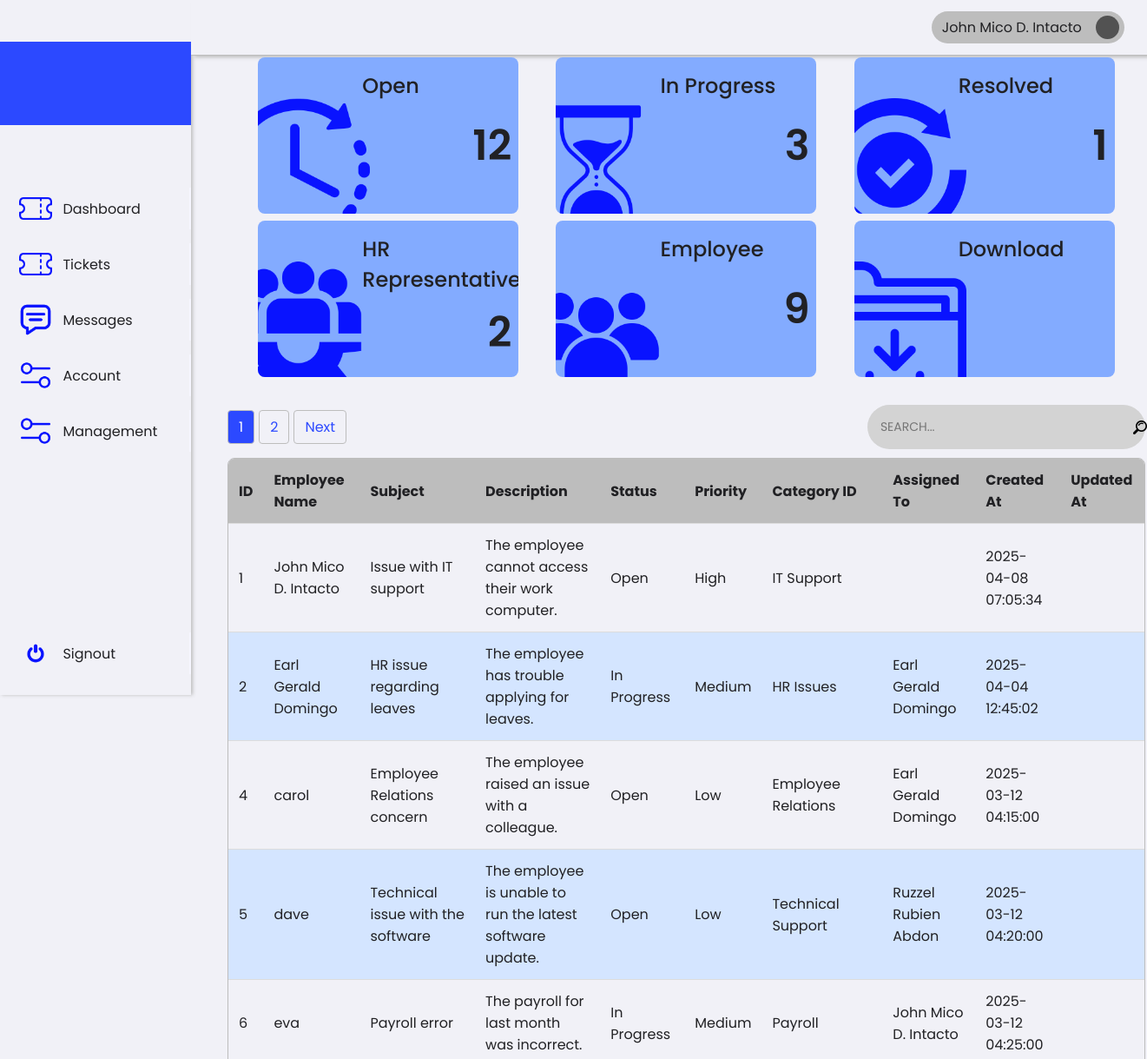
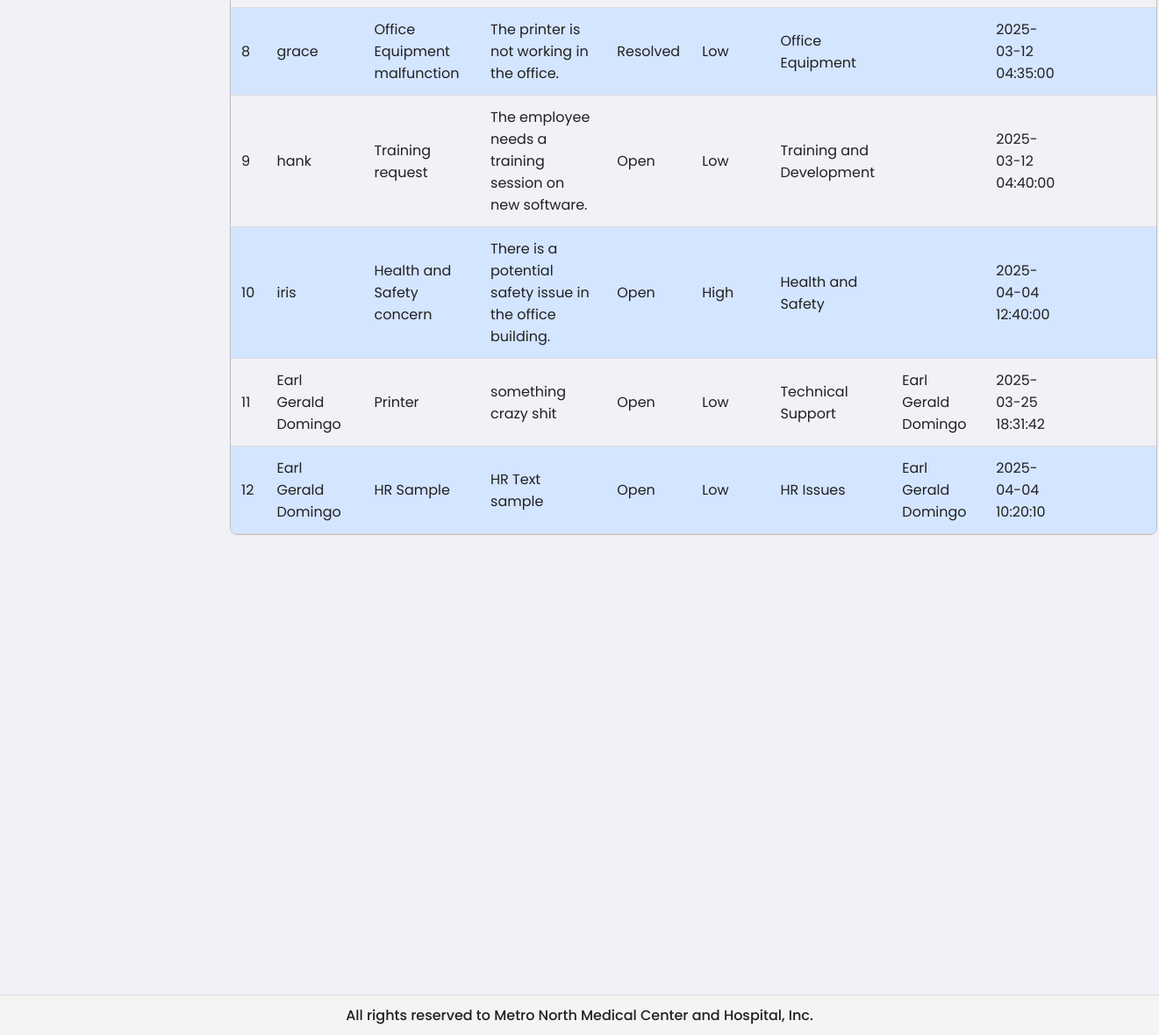
/1/hrAdmin/dashboard.php (signed in), run on the app's committed database (2 pictures, top to bottom).
### tables this page shows
CREATE TABLE `tickets` (
  `id` int(11) NOT NULL,
  `employee_id` int(11) NOT NULL,
  `subject` varchar(255) NOT NULL,
  `description` text NOT NULL,
  `status` enum('Open','In Progress','Resolved','Closed') DEFAULT 'Open',
  `priority` enum('Low','Medium','High') DEFAULT 'Low',
  `category_id` int(11) NOT NULL,
  `assigned_to` int(11) DEFAULT NULL,
  `created_at` timestamp NOT NULL DEFAULT current_timestamp(),
  `updated_at` timestamp NULL DEFAULT NULL
);

CREATE TABLE `users` (
  `id` int(11) NOT NULL,
  `name` varchar(255) NOT NULL,
  `email` varchar(255) NOT NULL,
  `password` varchar(255) NOT NULL,
  `role` enum('Employee','HR','Admin','Disable') NOT NULL,
  `department` varchar(255) DEFAULT NULL,
  `created_at` timestamp NOT NULL DEFAULT current_timestamp()
);

CREATE TABLE `categories` (
  `id` int(11) NOT NULL,
  `name` varchar(255) NOT NULL
);

### 0/includes/platesCount.php (called while the page is built, shortened)
<?php
try {
    require '../../0/includes/db.php';
    $statusCounts = [
        'Open' => 0,
        'In Progress' => 0,
        'Resolved' => 0
    ];
    $roleCounts = [
        'HR' => 0,
        'Employee' => 0
    ];
    $sql = "SELECT status, COUNT(*) AS count FROM tickets WHERE status IN ('Open', 'In Progress', 'Resolved') GROUP BY status";
    $stmt = $pdo->query($sql);
    $results = $stmt->fetchAll(PDO::FETCH_ASSOC);
    foreach ($results as $row) {
        $statusCounts[$row['status']] = $row['count'];
    }
    $sqlUsers = "SELECT role, COUNT(*) AS count FROM users WHERE role IN ('HR', 'Employee') GROUP BY role";
    $stmtUsers = $pdo->query($sqlUsers);
    $resultsUsers = $stmtUsers->fetchAll(PDO::FETCH_ASSOC);
    foreach ($resultsUsers as $row) {
        $roleCounts[$row['role']] = $row['count'];
    }
} catch (PDOException $e) {
    die("Database connection failed: " . $e->getMessage());
}
?>

### 0/includes/adminTableQuery.php (called while the page is built, shortened)
<?php
try {
    require '../../0/includes/db.php';
    require 'platesCount.php';
    $limit = 10;
    $page = isset($_GET['page']) && is_numeric($_GET['page']) ? (int)$_GET['page'] : 1;
    $offset = ($page - 1) * $limit;
    $countSql = "SELECT COUNT(*) FROM tickets";
    $stmt = $pdo->query($countSql);
    $totalRecords = $stmt->fetchColumn();
    $totalPages = ceil($totalRecords / $limit);
    $sql = "SELECT
                t.id,
                e.name AS employee_name,
                t.subject,
                t.description,
                t.status,
                t.priority,
                c.name AS category_name,
                a.name AS assigned_to_name,
                t.created_at,
                t.updated_at
            FROM tickets t
            LEFT JOIN users e ON t.employee_id = e.id
            LEFT JOIN users a ON t.assigned_to = a.id
            LEFT JOIN categories c ON t.category_id = c.id
            LIMIT :limit OFFSET :offset";
    $stmt = $pdo->prepare($sql);
    $stmt->bindParam(':limit', $limit, PDO::PARAM_INT);
    $stmt->bindParam(':offset', $offset, PDO::PARAM_INT);
    $stmt->execute();
    $tickets = $stmt->fetchAll(PDO::FETCH_ASSOC);
} catch (PDOException $e) {
    die("Database connection failed: " . $e->getMessage());
}

### 1/hrAdmin/dashboard.php (the view, shortened to what this page needs)
<?php
require_once '../../0/includes/employeeTicket.php';
require_once '../../0/includes/adminTableQuery.php';
?>
<!DOCTYPE html>
<html lang="en">
<head>
    <link rel="stylesheet" href="../../assets/css/framework.css">
    <link rel="stylesheet" href="../../assets/css/dashboard.css">
</head>
<body>
    <div class="container">
        <div class="sideNav">
            <div class="sideNavLogo img-cover"></div>
            <div class="navBtn">
                <div class="navBtnIcon img-contain" style="background-image: url(../../assets/images/icons/ticket.png);"></div>
                <a href="dashboard.php">Dashboard</a>
            </div>
            <div class="navBtn">
                <div class="navBtnIcon img-contain" style="background-image: url(../../assets/images/icons/ticket.png);"></div>
                <a href="ticket.php">Tickets</a>
            </div>
            <div class="navBtn">
                <div class="navBtnIcon img-contain" style="background-image: url(../../assets/images/icons/chat.png);"></div>
                <a href="message.php">Messages</a>
            </div>
            <div class="navBtn">
                <div class="navBtnIcon img-contain" style="background-image: url(../../assets/images/icons/settings.png);"></div>
                <a href="account.php">Account</a>
            </div>
            <div class="navBtn">
                <div class="navBtnIcon img-contain" style="background-image: url(../../assets/images/icons/settings.png);"></div>
                <a href="management.php">Management</a>
            </div>
            <div class="navBtn">
                <div class="navBtnIcon img-contain" style="background-image: url(../../assets/images/icons/switch.png);"></div>
                <a href="../../0/includes/signout.php">Signout</a>
            </div>
        </div>
        <d class="content">
            <div class="topNav">
                <div class="account">
                    <div class="accountName">John Doe</div>
                    <div class="accountIcon img-contain"></div>
                </div>
            </div>
            <div class="row plateRow">
                <div class="col plate" id="plate1">
                    <div class="plateIcon" style="background-image: url(../../assets/images/icons/time-left.png);"></div>
                    <div class="plateContent">
                        <div class="plateTitle">Open</div>
                        <div class="plateValue"><?= htmlspecialchars($statusCounts['Open']) ?></div>
                    </div>
                </div>
                <div class="col plate" id="plate2">
                    <div class="plateIcon" style="background-image: url(../../assets/images/icons/hourglass.png);"></div>
                    <div class="plateContent">
                        <div class="plateTitle">In Progress</div>
                        <div class="plateValue"><?= htmlspecialchars($statusCounts['In Progress']) ?></div>
                    </div>
                </div>
                <div class="col plate" id="plate3">
                    <div class="plateIcon" style="background-image: url(../../assets/images/icons/ethics.png);"></div>
                    <div class="plateContent">
                        <div class="plateTitle">Resolved</div>
                        <div class="plateValue"><?= htmlspecialchars($statusCounts['Resolved']) ?></div>
                    </div>
                </div>
                <div class="col plate" id="plate4">
                    <div class="plateIcon" style="background-image: url(../../assets/images/icons/team.png);"></div>
                    <div class="plateContent">
                        <div class="plateTitle">HR Representative</div>
                        <div class="plateValue"><?= htmlspecialchars($roleCounts['HR']) ?></div>
                    </div>
                </div>
                <div class="col plate" id="plate5">
                    <div class="plateIcon" style="background-image: url(../../assets/images/icons/groups.png);"></div>
                    <div class="plateContent">
                        <div class="plateTitle">Employee</div>
                        <div class="plateValue "><?= htmlspecialchars($roleCounts['Employee']) ?></div>
                    </div>
                </div>
                <div class="col plate" id="plate6">
                    <div class="plateIcon" style="background-image: url(../../assets/images/icons/folder.png);"></div>
                    <div class="plateContent">
                        <div class="plateTitle">Download</div>
                        <div class="plateValue"></div>
                    </div>
                </div>
            </div>
            <div class="pagination-wrapper">
                <div class="pagination">
                    <?php for ($i = 1; $i <= $totalPages; $i++): ?>
                        <a href="?page=<?= $i ?>" class="<?= $i == $page ? 'active' : '' ?>"><?= $i ?></a>
                    <?php endfor; ?>
                    <?php if ($page < $totalPages): ?>
                        <a href="?page=<?= $page + 1 ?>" class="next">Next</a>
                    <?php endif; ?>
                </div>
                <div class="search-container">
                    <input type="text" placeholder="SEARCH..." class="search-input">
                    <div class="search-icon">
                        <img src="../../assets/images/icons/search.png" alt="Search">
                    </div>
                </div>
            </div>
            <div class="tableContainer" id="tableContainerUserID">
                <table>
                    <thead>
                        <tr>
                            <th>ID <i class="fas fa-sort"></i></th>
                            <th>Employee Name <i class="fas fa-sort"></i></th>
                            <th>Subject <i class="fas fa-sort"></i></th>
                            <th>Description <i class="fas fa-sort"></i></th>
                            <th>Status <i class="fas fa-sort"></i></th>
                            <th>Priority <i class="fas fa-sort"></i></th>
                            <th>Category ID <i class="fas fa-sort"></i></th>
                            <th>Assigned To <i class="fas fa-sort"></i></th>
                            <th>Created At <i class="fas fa-sort"></i></th>
                            <th>Updated At <i class="fas fa-sort"></i></th>
                        </tr>
                    </thead>
                    <tbody>
                        <?php if (!empty($tickets)): ?>
                            <?php foreach ($tickets as $ticket): ?>
                                <tr>
                                    <td><?= htmlspecialchars($ticket['id']) ?></td>
                                    <td><?= htmlspecialchars($ticket['employee_name']) ?></td>
                                    <td><?= htmlspecialchars($ticket['subject']) ?></td>
                                    <td><?= htmlspecialchars($ticket['description']) ?></td>
                                    <td><?= htmlspecialchars($ticket['status']) ?></td>
                                    <td><?= htmlspecialchars($ticket['priority']) ?></td>
                                    <td><?= htmlspecialchars($ticket['category_name']) ?></td>
                                    <td><?= htmlspecialchars($ticket['assigned_to_name']) ?></td>
                                    <td><?= htmlspecialchars($ticket['created_at']) ?></td>
                                    <td><?= htmlspecialchars($ticket['updated_at']) ?></td>
                                </tr>
                            <?php endforeach; ?>
                        <?php else: ?>
                            <tr>
                                <td colspan="10" style="text-align: center;">No tickets found</td>
                            </tr>
                        <?php endif; ?>
                    </tbody>
                </table>
            </div>
            <br><br><br><br>
            <div class="chart-container">
                <div id="chartContainer" style="height: 370px; width: 100%;"></div>
                <br><br><br><br>
            </div>
    </div>
    <footer class="footer-messages">
        <p>All rights reserved to Metro North Medical Center and Hospital, Inc.</p>
    </footer>
</body>
</html>

### assets/css/framework.css (style rules this page uses)
:root { --white: #f6f6ff; --neutral-100: #f1f1f7; --neutral-200: #dcdcdc; --neutral-300: #bdbdbd; --neutral-400: #989898; --neutral-500: #7c7c7c; --neutral-600: #656565; --neutral-700: #525252; --neutral-800: #464646; --neutral-900: #3d3d3d; --neutral-950: #292929; --black: #212124; --primary-50: #e7f2ff; --primary-100: #d4e5ff; --primary-200: #b2cdff; --primary-300: #83abff; --primary-400: #537aff; --primary-500: #2c49ff; --primary-600: #0913ff; --primary-700: #0008ff; --primary-800: #040ecf; --primary-900: #0c158a; --primary-950: #080b5e; --secondary-50: #fefaec; --secondary-100: #fbf1ca; --secondary-200: #f8e38f; --secondary-300: #f3cb45; --secondary-400: #f1bc2e; --secondary-500: #ea9c16; --secondary-600: #cf7710; --secondary-700: #ac5511; --secondary-800: #8c4214; --secondary-900: #733614; --secondary-950: #421b06; --danger: #c53d3d; --warning: #eebf68; --approve: #89dc79; --fast: 128ms; --normal: 256ms; --slow: 512ms; }
* { margin: 0; padding: 0;; box-sizing: border-box;; font-family: 'Poppins', sans-serif; font-size: 16px; color: var(--black); cursor: default; }
body { display: flex; flex-direction: column; background-color: var(--neutral-100); }
.col { display: flex; flex-direction: column; }
.row { display: flex; flex-direction: row; }
.container { display: flex; flex-direction: column; align-items: center; justify-content: center; }
.sideNavLogo { height: 96px; width: 100%; background-color: var(--primary-500); margin: 32px 0 64px 0; }
.sideNav { position: fixed; left: 0; top: 0; display: flex; flex-direction: column; width: 220px; height: 100vh; border-color: var(--primary-400); background-color: var(--neutral-100); box-shadow: 2px 0 4px 0 var(--neutral-300); padding: 16px 0; }
.sideNav >.navBtn:last-child { margin-top: auto; }
.navBtn { display: flex; flex-direction: row; align-items: center; height: 48px; width: 100%; border: none; margin: 8px 0; padding: 0 8px 0 22px; gap: 12px; cursor: pointer; transition: var(--fast); border-right: 2px solid var(--white); }
.navBtn > * { cursor: pointer; }
.navBtnIcon { display: flex; justify-content: center; align-items: center; height: 80%; aspect-ratio: 1/1; }
.navBtn > a { display: flex; align-items: center; text-decoration: none; color: var(--black); font-size: 16px; }
.topNav { position: fixed; top: 0; display: flex; flex-direction: row; align-items: center; justify-content: flex-end; padding: 0 clamp(4px, 2%, 36px) 0 0; height: 64px; border-bottom: 1px solid var(--neutral-300); background-color: var(--neutral-100); box-shadow: 4px 2px 4px 0 var(--neutral-300); }
.account { display: flex; flex-direction: row; align-items: center; gap: 16px; cursor: pointer; height: 60%; background-color: var(--neutral-300); padding: 4px 6px 4px 12px; border-radius: 999px; cursor: pointer; }
.account > * { cursor: pointer; }
.accountIcon { background-color: var(--neutral-700); height: 90%; aspect-ratio: 1/1; border-radius: 50%; }
.img-contain { background-size: contain; background-position: center center; background-repeat: no-repeat; }
.img-cover { background-size: cover; background-position: center center; background-repeat: no-repeat; }

### data on the page
tickets: id "1", employee.name "John Mico D. Intacto", subject "Issue with IT support", description "The employee cannot access their work computer.", status "Open", priority "High", category.name "IT Support", created_at "2025-04-08 07:05:34"
tickets: id "2", employee.name "Earl Gerald Domingo", subject "HR issue regarding leaves", description "The employee has trouble applying for leaves.", status "In Progress", priority "Medium", category.name "HR Issues", created_at "2025-04-04 12:45:02"
tickets: id "4", employee.name "carol", subject "Employee Relations concern", description "The employee raised an issue with a colleague.", status "Open", priority "Low", category.name "Employee Relations", assigned_to.name "Earl Gerald Domingo", created_at "2025-03-12 04:15:00"
tickets: id "5", employee.name "dave", subject "Technical issue with the software", description "The employee is unable to run the latest software update.", status "Open", priority "Low", category.name "Technical Support", assigned_to.name "Ruzzel Rubien Abdon", created_at "2025-03-12 04:20:00"
tickets: id "6", employee.name "eva", subject "Payroll error", description "The payroll for last month was incorrect.", status "In Progress", priority "Medium", category.name "Payroll", assigned_to.name "John Mico D. Intacto", created_at "2025-03-12 04:25:00"
tickets: id "8", employee.name "grace", subject "Office Equipment malfunction", description "The printer is not working in the office.", status "Resolved", priority "Low", category.name "Office Equipment", created_at "2025-03-12 04:35:00"
tickets: id "9", employee.name "hank", subject "Training request", description "The employee needs a training session on new software.", status "Open", priority "Low", category.name "Training and Development", created_at "2025-03-12 04:40:00"
tickets: id "10", employee.name "iris", subject "Health and Safety concern", description "There is a potential safety issue in the office building.", status "Open", priority "High", category.name "Health and Safety", created_at "2025-04-04 12:40:00"
tickets: id "11", employee.name "Earl Gerald Domingo", subject "Printer", description "something crazy shit", status "Open", priority "Low", category.name "Technical Support", created_at "2025-03-25 18:31:42"
tickets: id "12", employee.name "Earl Gerald Domingo", subject "HR Sample", description "HR Text sample", status "Open", priority "Low", category.name "HR Issues", created_at "2025-04-04 10:20:10"

### other printed values
$statusCounts['Open'] "12"
$statusCounts['In Progress'] "3"
$statusCounts['Resolved'] "1"
$roleCounts['HR'] "2"
$roleCounts['Employee'] "9"
